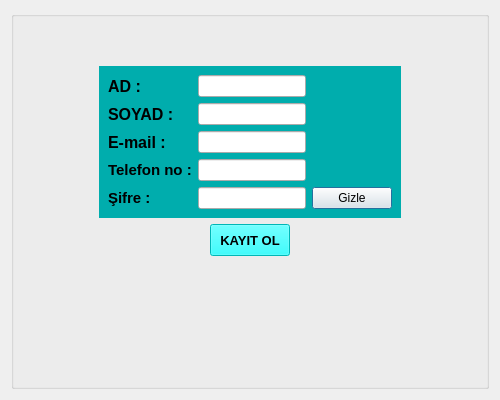
<?xml version="1.0" encoding="UTF-8"?>
<ui version="4.0">
 <class>Register</class>
 <widget class="QDialog" name="Register">
  <property name="geometry">
   <rect>
    <x>0</x>
    <y>0</y>
    <width>500</width>
    <height>400</height>
   </rect>
  </property>
  <property name="windowTitle">
   <string>Dialog</string>
  </property>
  <property name="styleSheet">
   <string notr="true">#centralwidget{
	border-image: url(:/background/background/istockphoto-1390650720-170667a.jpg);
}
</string>
  </property>
  <layout class="QVBoxLayout" name="verticalLayout_2">
   <item>
    <widget class="QGroupBox" name="groupBox">
     <property name="minimumSize">
      <size>
       <width>300</width>
       <height>200</height>
      </size>
     </property>
     <property name="styleSheet">
      <string notr="true">#groupBox{
	border-image: url(:/background/background/istockphoto-1390650720-170667a.jpg);
}
</string>
     </property>
     <property name="title">
      <string/>
     </property>
     <layout class="QGridLayout" name="gridLayout_3">
      <item row="0" column="0">
       <layout class="QGridLayout" name="gridLayout_2">
        <item row="1" column="0">
         <layout class="QVBoxLayout" name="verticalLayout">
          <item>
           <spacer name="verticalSpacer_2">
            <property name="orientation">
             <enum>Qt::Vertical</enum>
            </property>
            <property name="sizeHint" stdset="0">
             <size>
              <width>20</width>
              <height>40</height>
             </size>
            </property>
           </spacer>
          </item>
          <item>
           <layout class="QHBoxLayout" name="horizontalLayout_2">
            <item>
             <spacer name="horizontalSpacer_3">
              <property name="orientation">
               <enum>Qt::Horizontal</enum>
              </property>
              <property name="sizeHint" stdset="0">
               <size>
                <width>40</width>
                <height>20</height>
               </size>
              </property>
             </spacer>
            </item>
            <item>
             <widget class="QFrame" name="Deneme">
              <property name="styleSheet">
               <string notr="true">#Deneme{
	
	
	background-color: rgb(0, 173, 173);
}</string>
              </property>
              <layout class="QGridLayout" name="gridLayout">
               <item row="4" column="0">
                <widget class="QLabel" name="label_3">
                 <property name="font">
                  <font>
                   <pointsize>12</pointsize>
                   <bold>true</bold>
                  </font>
                 </property>
                 <property name="text">
                  <string>E-mail :</string>
                 </property>
                </widget>
               </item>
               <item row="1" column="0">
                <widget class="QLabel" name="label">
                 <property name="font">
                  <font>
                   <pointsize>12</pointsize>
                   <bold>true</bold>
                  </font>
                 </property>
                 <property name="text">
                  <string>AD :</string>
                 </property>
                </widget>
               </item>
               <item row="4" column="1">
                <widget class="QLineEdit" name="lineEdit_2"/>
               </item>
               <item row="7" column="0">
                <widget class="QLabel" name="label_5">
                 <property name="font">
                  <font>
                   <pointsize>11</pointsize>
                   <bold>true</bold>
                  </font>
                 </property>
                 <property name="text">
                  <string>Şifre :</string>
                 </property>
                </widget>
               </item>
               <item row="1" column="1">
                <widget class="QLineEdit" name="isim_1">
                 <property name="sizePolicy">
                  <sizepolicy hsizetype="Expanding" vsizetype="Preferred">
                   <horstretch>0</horstretch>
                   <verstretch>0</verstretch>
                  </sizepolicy>
                 </property>
                </widget>
               </item>
               <item row="2" column="0">
                <widget class="QLabel" name="label_2">
                 <property name="font">
                  <font>
                   <pointsize>12</pointsize>
                   <bold>true</bold>
                  </font>
                 </property>
                 <property name="text">
                  <string>SOYAD :</string>
                 </property>
                </widget>
               </item>
               <item row="5" column="0">
                <widget class="QLabel" name="label_4">
                 <property name="font">
                  <font>
                   <pointsize>11</pointsize>
                   <bold>true</bold>
                  </font>
                 </property>
                 <property name="text">
                  <string>Telefon no :</string>
                 </property>
                </widget>
               </item>
               <item row="7" column="1">
                <widget class="QLineEdit" name="lineEdit_4"/>
               </item>
               <item row="5" column="1">
                <widget class="QLineEdit" name="lineEdit_3"/>
               </item>
               <item row="2" column="1">
                <widget class="QLineEdit" name="lineEdit"/>
               </item>
               <item row="7" column="2">
                <widget class="QPushButton" name="pushButton">
                 <property name="text">
                  <string>Gizle</string>
                 </property>
                 <property name="checkable">
                  <bool>true</bool>
                 </property>
                </widget>
               </item>
              </layout>
             </widget>
            </item>
            <item>
             <spacer name="horizontalSpacer_4">
              <property name="orientation">
               <enum>Qt::Horizontal</enum>
              </property>
              <property name="sizeHint" stdset="0">
               <size>
                <width>40</width>
                <height>20</height>
               </size>
              </property>
             </spacer>
            </item>
           </layout>
          </item>
          <item>
           <layout class="QHBoxLayout" name="horizontalLayout">
            <item>
             <spacer name="horizontalSpacer">
              <property name="orientation">
               <enum>Qt::Horizontal</enum>
              </property>
              <property name="sizeHint" stdset="0">
               <size>
                <width>40</width>
                <height>20</height>
               </size>
              </property>
             </spacer>
            </item>
            <item>
             <widget class="QPushButton" name="RegisterButton">
              <property name="minimumSize">
               <size>
                <width>60</width>
                <height>32</height>
               </size>
              </property>
              <property name="font">
               <font>
                <pointsize>10</pointsize>
                <bold>true</bold>
               </font>
              </property>
              <property name="styleSheet">
               <string notr="true">background-color: rgb(0, 255, 255);</string>
              </property>
              <property name="text">
               <string>KAYIT OL</string>
              </property>
             </widget>
            </item>
            <item>
             <spacer name="horizontalSpacer_2">
              <property name="orientation">
               <enum>Qt::Horizontal</enum>
              </property>
              <property name="sizeHint" stdset="0">
               <size>
                <width>40</width>
                <height>20</height>
               </size>
              </property>
             </spacer>
            </item>
           </layout>
          </item>
         </layout>
        </item>
        <item row="2" column="0">
         <spacer name="verticalSpacer">
          <property name="orientation">
           <enum>Qt::Vertical</enum>
          </property>
          <property name="sizeHint" stdset="0">
           <size>
            <width>20</width>
            <height>40</height>
           </size>
          </property>
         </spacer>
        </item>
       </layout>
      </item>
     </layout>
    </widget>
   </item>
  </layout>
 </widget>
 <resources/>
 <connections/>
</ui>
